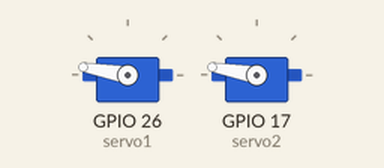
The sketch below on a simulated Seeed XIAO ESP32-C3. Shown: 2 × servo. Wiring (inferred from the names in the program): 2 × servo: signal GPIO 17 / signal GPIO 26. Servo pulses on a pin are drawn as a servo (544–2400 µs = 0–180°); what the sketch prints to the serial monitor is not drawn.

Above: at 0.05 s.
At 15.8 s:
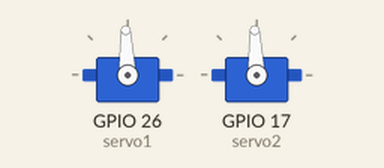
At 31.8 s:
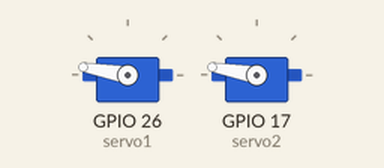
At 63.55 s:
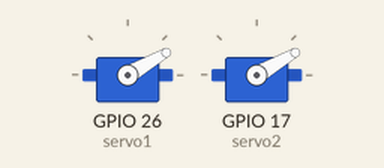
Timing chart, 0 to 88.7 s (numbered marks = the images above):
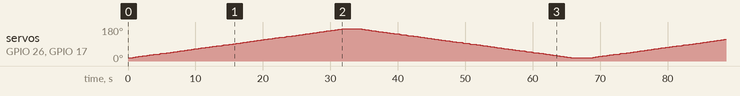

The sketch:

Servo_continuous.ino
```cpp
const int servo1 = 26;
const int servo2 = 17;
int DutyMax = 2300;  //180:2500  conitnuous:2300
int DutyMin = 700;   //180:500   continuout:700
int DutyCycle = DutyMin;
int Interval = 2000;

void setup() {
  pinMode(servo1, OUTPUT);
  pinMode(servo2, OUTPUT);
}

void loop() {
  for (DutyCycle = DutyMin; DutyCycle <= DutyMax; DutyCycle += 1) {
    Serial.println(DutyCycle);
    digitalWrite(servo1, HIGH);
    digitalWrite(servo2, HIGH);
    delayMicroseconds(DutyCycle);
    digitalWrite(servo1, LOW);
    digitalWrite(servo2, LOW);
    delayMicroseconds(20 * 1000 - DutyCycle);
  }
  delay(Interval);
  for (DutyCycle = DutyMax; DutyCycle >= DutyMin; DutyCycle -= 1) {
    Serial.println(DutyCycle);
    digitalWrite(servo1, HIGH);
    digitalWrite(servo2, HIGH);
    delayMicroseconds(DutyCycle);
    digitalWrite(servo1, LOW);
    digitalWrite(servo2, LOW);
    delayMicroseconds(20 * 1000 - DutyCycle);
  }
  delay(Interval);
}
```
